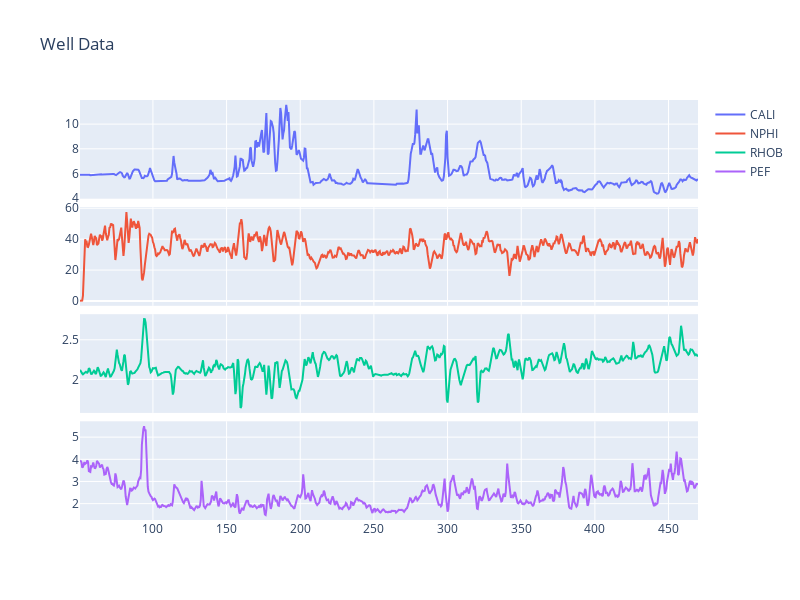

Notebook code cell kept with this figure:
### Markdown cell above
Creating standard line plots in python

### Code cell
#plot line graph for each column against DEPT
fig = sp.make_subplots(rows=4, cols=1, shared_xaxes=True, vertical_spacing=0.02)
fig.add_trace(go.Scatter(x=df['DEPT'], y=df['CALI'], mode='lines', name='CALI'), row=1, col=1)
fig.add_trace(go.Scatter(x=df['DEPT'], y=df['NPHI'], mode='lines', name='NPHI'), row=2, col=1)
fig.add_trace(go.Scatter(x=df['DEPT'], y=df['RHOB'], mode='lines', name='RHOB'), row=3, col=1)
fig.add_trace(go.Scatter(x=df['DEPT'], y=df['PEF'], mode='lines', name='PEF'), row=4, col=1)
fig.update_layout(height=600, width=800, title_text="Well Data")
fig.show()

### Figure 1 — Plotly figure (JSON) as saved in the notebook; plotly's stock layout.template omitted (floating-point values rounded to 4 significant figures; data arrays with more than 128 entries replaced by an {"elided": "..."} marker saying what was removed)
{"data": [{"mode": "lines", "name": "CALI", "type": "scatter", "x": {"elided": "840 float values"}, "xaxis": "x", "y": {"elided": "840 float values"}, "yaxis": "y"}, {"mode": "lines", "name": "NPHI", "type": "scatter", "x": {"elided": "840 float values"}, "xaxis": "x2", "y": {"elided": "840 float values"}, "yaxis": "y2"}, {"mode": "lines", "name": "RHOB", "type": "scatter", "x": {"elided": "840 float values"}, "xaxis": "x3", "y": {"elided": "840 float values"}, "yaxis": "y3"}, {"mode": "lines", "name": "PEF", "type": "scatter", "x": {"elided": "840 float values"}, "xaxis": "x4", "y": {"elided": "840 float values"}, "yaxis": "y4"}], "layout": {"height": 600, "title": {"text": "Well Data"}, "width": 800, "xaxis": {"anchor": "y", "domain": [0, 1], "matches": "x4", "showticklabels": false}, "xaxis2": {"anchor": "y2", "domain": [0, 1], "matches": "x4", "showticklabels": false}, "xaxis3": {"anchor": "y3", "domain": [0, 1], "matches": "x4", "showticklabels": false}, "xaxis4": {"anchor": "y4", "domain": [0, 1]}, "yaxis": {"anchor": "x", "domain": [0.765, 1.0]}, "yaxis2": {"anchor": "x2", "domain": [0.51, 0.745]}, "yaxis3": {"anchor": "x3", "domain": [0.255, 0.49]}, "yaxis4": {"anchor": "x4", "domain": [0, 0.235]}}}
